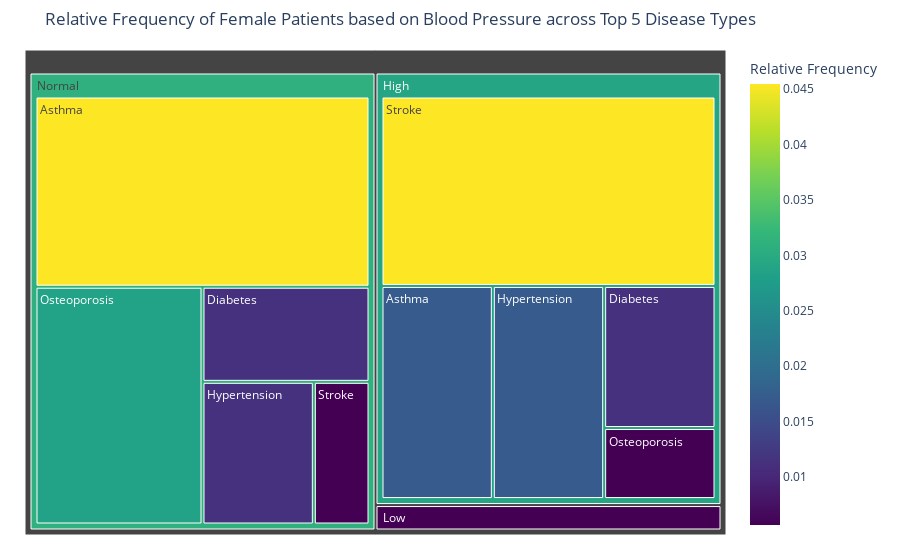

Write notebook code for a chart like this one.
### Code cell
# Create TreeMap using Plotly

fig = px.treemap(selected_disease_relative_frequency, path=['Blood Pressure', 'Disease'], values='Relative Frequency',color='Relative Frequency',color_continuous_scale='viridis',   
                 title='Relative Frequency of Female Patients based on Blood Pressure across Top 5 Disease Types')
fig.update_traces(root_color="lightgrey")
fig.update_layout(margin=dict(t=50, l=25, r=25, b=25))  # Remove margin-top left right bottom
fig.show()

### Figure 1 — Plotly figure (JSON) as saved in the notebook; plotly's stock layout.template omitted (floating-point values rounded to 4 significant figures)
{"data": [{"branchvalues": "total", "customdata": [[0.01705], [0.04545], [0.01136], [0.01136], [0.01705], [0.005682], [0.01136], [0.005682], [0.02841], [0.04545], [0.005682], [0.02908], [0.005682], [0.03093]], "domain": {"x": [0, 1], "y": [0, 1]}, "hovertemplate": "labels=%{label}<br>Relative Frequency_sum=%{value}<br>parent=%{parent}<br>id=%{id}<br>Relative Frequency=%{color}<extra></extra>", "ids": ["High/Asthma", "Normal/Asthma", "High/Diabetes", "Normal/Diabetes", "High/Hypertension", "Low/Hypertension", "Normal/Hypertension", "High/Osteoporosis", "Normal/Osteoporosis", "High/Stroke", "Normal/Stroke", "High", "Low", "Normal"], "labels": ["Asthma", "Asthma", "Diabetes", "Diabetes", "Hypertension", "Hypertension", "Hypertension", "Osteoporosis", "Osteoporosis", "Stroke", "Stroke", "High", "Low", "Normal"], "marker": {"coloraxis": "coloraxis", "colors": [0.01705, 0.04545, 0.01136, 0.01136, 0.01705, 0.005682, 0.01136, 0.005682, 0.02841, 0.04545, 0.005682, 0.02908, 0.005682, 0.03093]}, "name": "", "parents": ["High", "Normal", "High", "Normal", "High", "Low", "Normal", "High", "Normal", "High", "Normal", "", "", ""], "root": {"color": "lightgrey"}, "type": "treemap", "values": [0.01705, 0.04545, 0.01136, 0.01136, 0.01705, 0.005682, 0.01136, 0.005682, 0.02841, 0.04545, 0.005682, 0.09659, 0.005682, 0.1023]}], "layout": {"autosize": true, "coloraxis": {"colorbar": {"title": {"text": "Relative Frequency"}}, "colorscale": [[0, "#440154"], [0.1111, "#482878"], [0.2222, "#3e4989"], [0.3333, "#31688e"], [0.4444, "#26828e"], [0.5556, "#1f9e89"], [0.6667, "#35b779"], [0.7778, "#6ece58"], [0.8889, "#b5de2b"], [1, "#fde725"]]}, "legend": {"tracegroupgap": 0}, "margin": {"b": 25, "l": 25, "r": 25, "t": 50}, "title": {"text": "Relative Frequency of Female Patients based on Blood Pressure across Top 5 Disease Types"}}}
